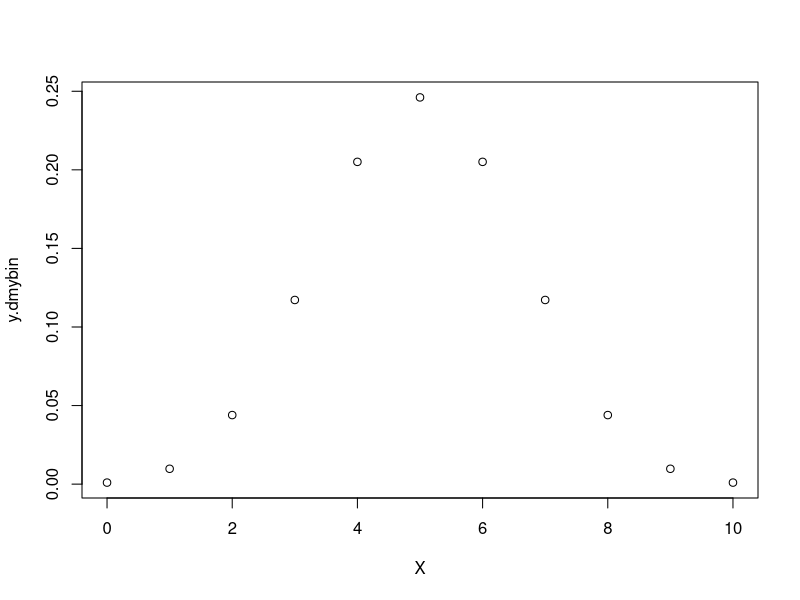
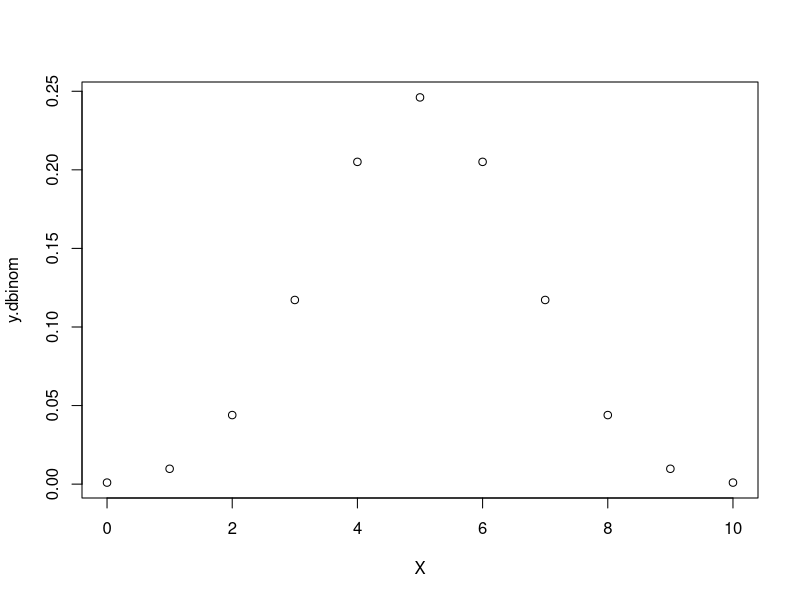
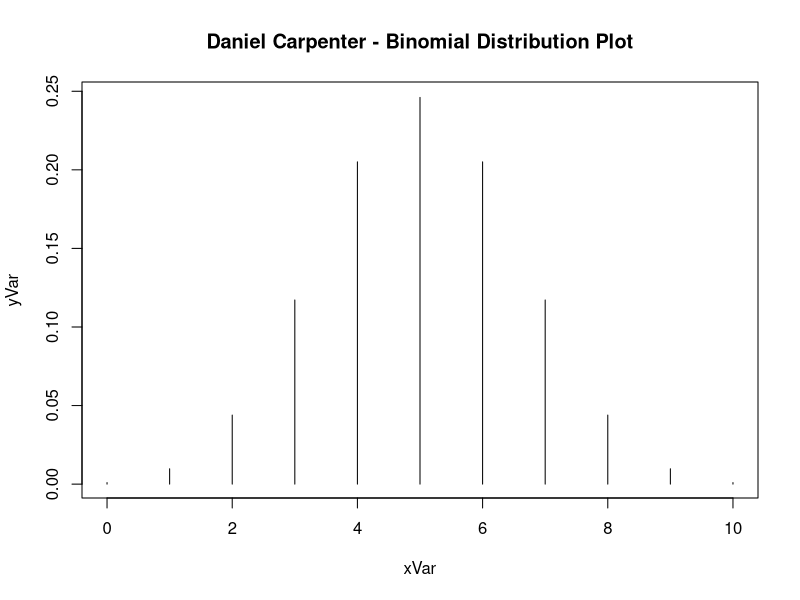
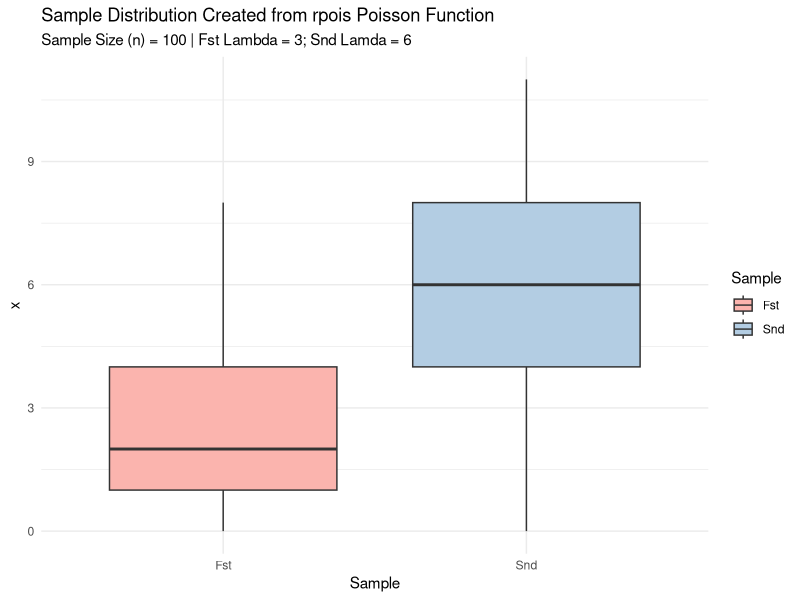
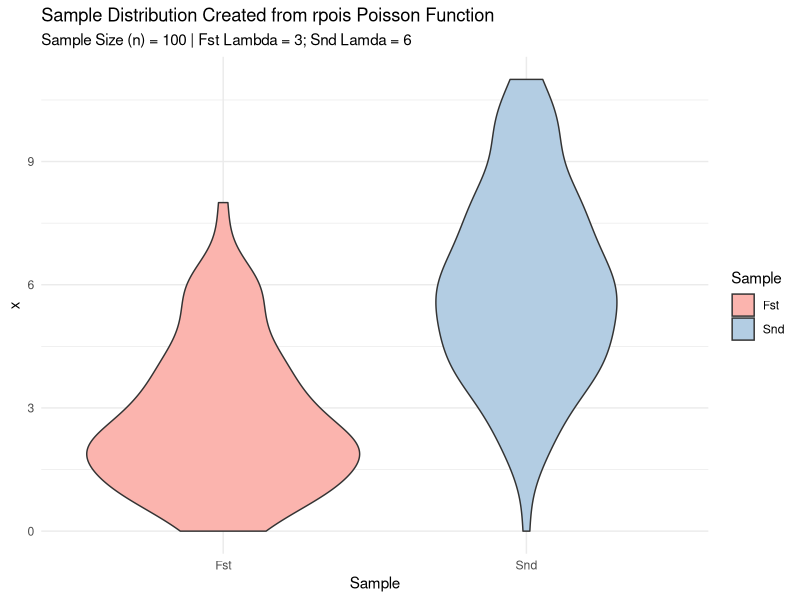

Here is the R script that generated these plots, in order:
# PART I =======================================================================

  # Inputs -----------------------------------------------------------------------
    n = 10   # N Number of trials
    p = 0.5  # Probability of success 
    X = 0:10  # Number of Successes in N independent trials
  
  
  # Create function for discrete binomial distribution ---------------------------
    dmybin <- function(X, n, p) {
      
      # Change X to k to be consistent with textbook
      k = X
      
      # Calculate the binomial coefficient (N k)
      binomialCoefficient <- choose(n, X)
      
      # Return the discrete binomial calculation
      return(binomialCoefficient * p^k * (1 - p)^(n - k))
    }
  
  # Call and return Results of the function
    y.dmybin = dmybin(X, n=n, p=p)
    y.dmybin
    
    # Plot the distribution
    plot(X, y.dmybin)
    
    
  # Create a Cumulative Probability Function Called `pmybin` ---------------------
    pmybin <- function(dmybin, X, n, p) {
      
      # Return the Cumulative Probability
      return(sum(dmybin(X, n, p)))
    }
    
  # Call the Cumulative Probability Function `pmybin` and Return Results
    cumulativeProbability.pmybin <- pmybin(dmybin, X, n, p)
    cumulativeProbability.pmybin
  
  # Call and Return Results of Base R Binomial Distribution Function `pbinom`
    cumulativeProbability.pbinom <- pbinom(max(X), size=n, prob=p)
    cumulativeProbability.pbinom
    
    
  # Call and return Results of the Base R Binomial Distribution Function ---------
    y.dbinom = dbinom(X, size=n, prob=p)
    y.dbinom
    
    # Plot the distribution
    plot(X, y.dbinom)
    
    
  # Create a plot for Binomial Dist ----------------------------------------------
    xVar <- 0:n
    yVar <- dbinom(X, size=n, prob=p)
    
    plot(x = xVar, y = yVar, type = 'h', main = 'Daniel Carpenter - Binomial Distribution Plot')
  
    
# PART II - Using dstem, pstem, rstem, qstem ===================================
  
    # Suppose that 𝑋 ∼ 𝑃𝑜𝑖𝑠(𝜆). Use R and the above function types to answer the following:
    
      # i. Find 𝑃(𝑋 = 4|𝜆 = 3) (What is the probability that there are exactly 4 successes when 3 is the average)
        dpois(x = 4, lambda = 3)
    
      # ii. Find 𝑃(𝑋 ≤ 4|𝜆 = 3) (What is the probability that there are 4 or less successes when 3 is the average) 
        ppois(q = 4, lambda = 3)
        
      # iii. Find 𝑃(𝑋 > 4|𝜆 = 3) (What is the probability that there are more than 4 successes when 3 is the average)
        ppois(q = 4, lambda = 3, lower.tail = FALSE)
      
      # iv. Find x so that 𝑃(𝑋 ≤ 𝑥|𝜆 = 3)= 0.9997077 
        qpois(p = 0.9997077, lambda = 3)
        
        ## Validation
        #ppois(q = qpois(p = 0.9997077, lambda = 3), lambda = 3)
        #qpois(p = 0.9999286, lambda = 3)
        
      # v. Create a sample of size 100 from a Poisson distribution that has parameter 𝜆 = 3. Store in an object.
        poissonSample3 <- rpois(n = 100, lambda = 3)
        
      # vi. Make a second sample of size 100 from a Poisson that has parameter 𝜆 = 6, store in an object
        poissonSample6 <- rpois(n = 100, lambda = 6)

      # Make boxplots of the random samples you made above. --------------------
        
        if(!require(tidyverse)) install.packages(tidyverse)
        
        # Create data frame with both samples
        df <- data.frame(Fst = poissonSample3,
                         Snd = poissonSample6) %>%
          
          # Pivot data into single column for ggplot use
          pivot_longer(cols      = c("Fst", "Snd"),
                       names_to  = "Sample",
                       values_to = "x")
        
        
        # Create a base Plot Object for future distribution graphs
        basePlot <- ggplot(df,
                           aes(x = Sample,
                               y = x,
                               fill = Sample)) + 
                    
                    # Color palette and theme
                    scale_fill_brewer(palette = "Pastel1") +
                    theme_minimal() +
                  
                    # Title
                    labs(title    = 'Sample Distribution Created from rpois Poisson Function',
                         subtitle = 'Sample Size (n) = 100 | Fst Lambda = 3; Snd Lamda = 6')
        
        # Create Box Plots
        basePlot + geom_boxplot()
                    
        # Create Box Plots
        basePlot + geom_violin()
          
        
        
        
        
